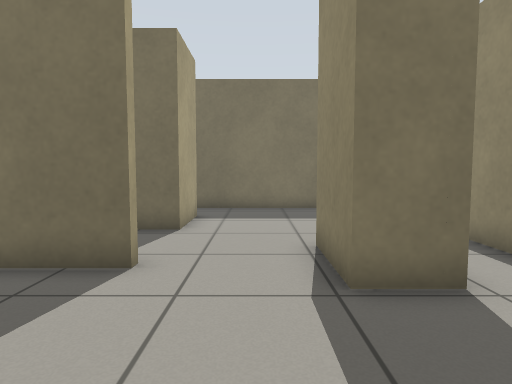
[1] (above)

17 first-person views from a walk through a Gazebo world. The camera is 0.78 m above the floor, tilts 4° down and sees 75° across. The floor is counted in squares, 0.5 m on a side. Each view is taken from the middle of a square. On the plan, view 1 faces up. The plan holds only what a view shows up to about 16 squares ahead; the rest is blank.

[2]
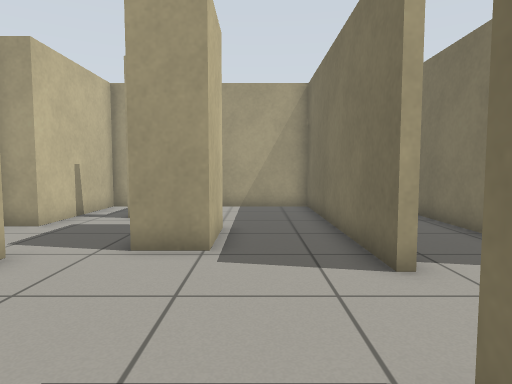

[3]
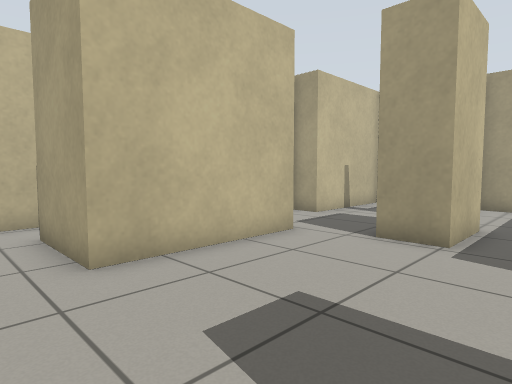

[4]
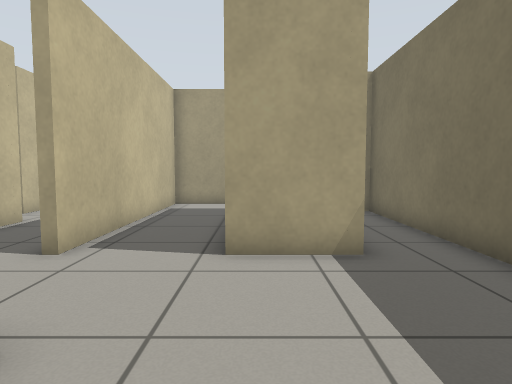

[5]
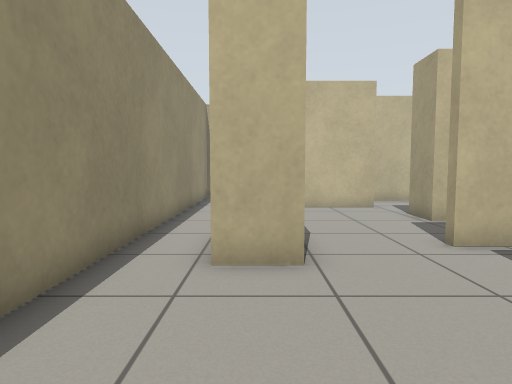

[6]
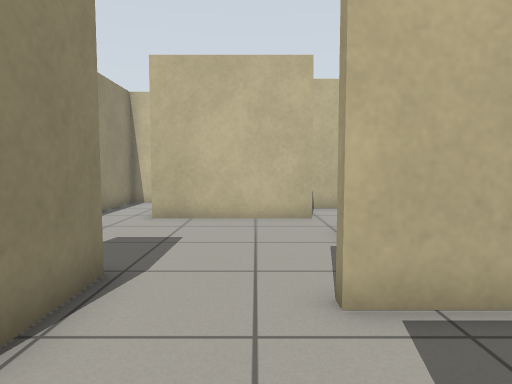

[7]
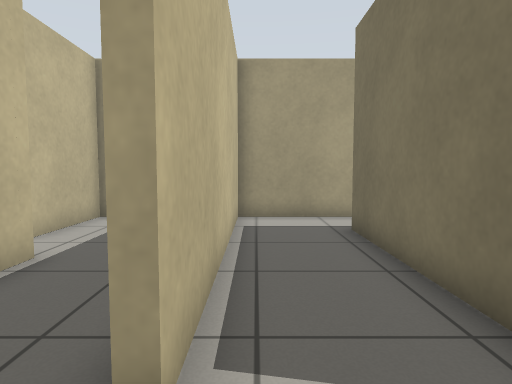

[8]
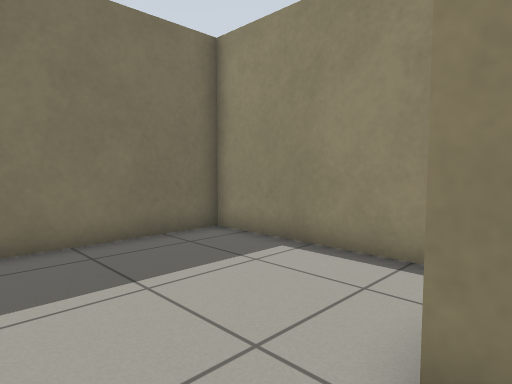

[9]
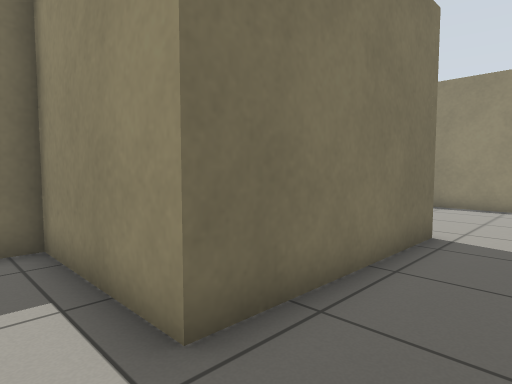

[10]
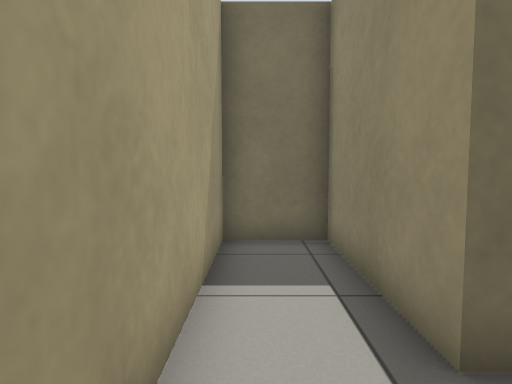

[11]
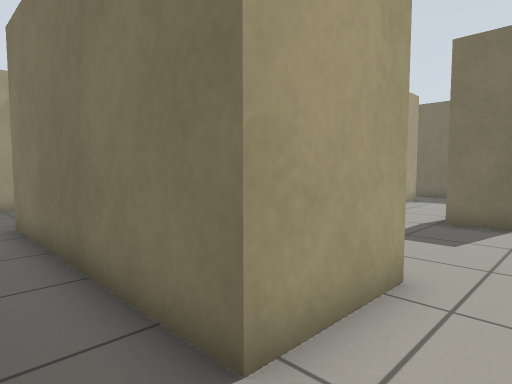

[12]
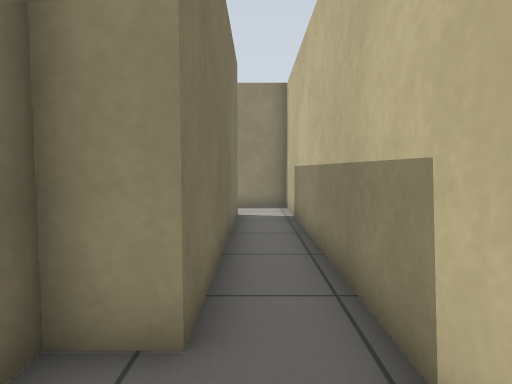

[13]
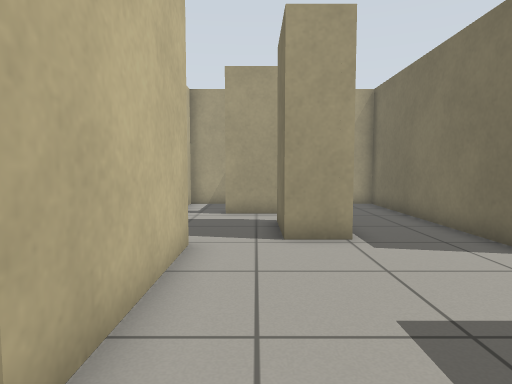

[14]
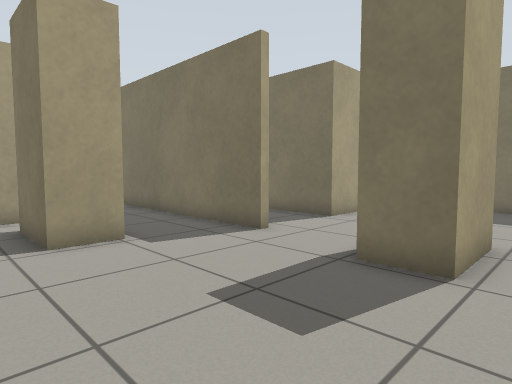

[15]
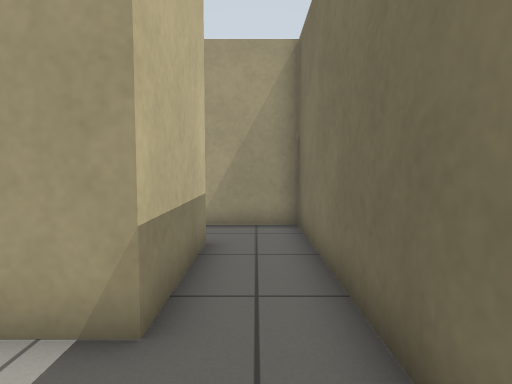

[16]
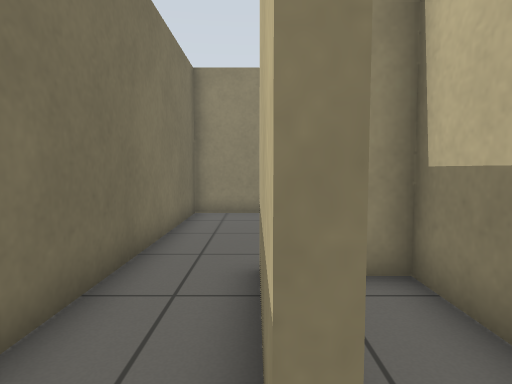

[17]
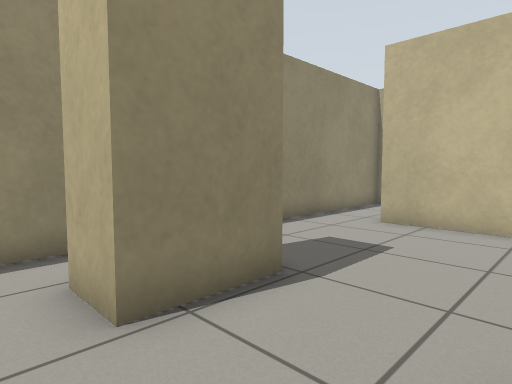

### Floor plan
Points are (right, up) in squares from view 1. A wall is a line through its corners. A room is listed if a view was taken in it or the views show most of it. See-through windows are left out.
Room 1 (views 1, 2, 3, 4, 5, 6, 7, 8, 9, 10, 11, 12, 13, 14, 15, 17)
walls: (1.2, 4.2) (1.2, 6.7) (2.7, 6.7) (2.7, 4.2) (1.2, 4.2); (-5.8, 2.1) (-3.2, 2.1) (-3.2, 0.6); (-1.4, -1.4) (2.3, -1.4) (2.3, -4.4) (-6.2, -4.4) (-6.2, -3.2) (-6.7, -3.2); (-6, 10.9) (-1.9, 10.9) (-1.9, 8.4) (-8.4, 8.4) (-8.4, 13.1) (-10.7, 13.1) (-10.7, 5.4) (-1.9, 5.4) (-1.9, 5.1) (-10.7, 5.1) (-10.7, 1) (-7.5, 1); (-7.5, -6.3) (4.7, -6.3) (4.7, 13.1) (-8.1, 13.1) (-8.1, 11.4); (-10.7, -3.6) (-10.7, -4.1)
ways out: opening at (-6.5, 11) to room 2; opening at (-6.5, 1) to room 3; opening at (-2.5, -0.5) to room 3
Room 2 (view 16)
walls: (-4.1, 8.7) (-2.2, 8.7) (-2.2, 9.5); (-8.1, 11.4) (-8.1, 10.5)
ways out: opening at (-6.5, 11) to room 1
Room 3 (no view inside)
walls: (-2.9, -1.4) (-1.4, -1.4); (-3.2, 0.6) (-5.7, 0.6); (-5.5, -4.1) (-3.1, -4.1); (-7.5, -2.9) (-6, -2.9) (-6, -4); (-7.5, 1) (-7.5, -1.1)
ways out: opening at (-6.5, 1) to room 1; opening at (-2.5, -0.5) to room 1; opening at (-8, -2)

Positions as (right, up) in squares from view 1, and headings:
1: (0, 0), facing up
2: (3, 3), facing left
3: (4, 4), facing down-left
4: (4, 9), facing left
5: (2, 12), facing down
6: (-1, 9), facing down
7: (0, 6), facing left
8: (-1, 6), facing up-right
9: (-10, 6), facing up-right
10: (-10, 6), facing up
11: (4, -6), facing up-left
12: (-9, -5), facing right
13: (4, 0), facing left
14: (4, -1), facing up-left
15: (1, 12), facing left
16: (-7, 11), facing right
17: (-2, 8), facing down-right
